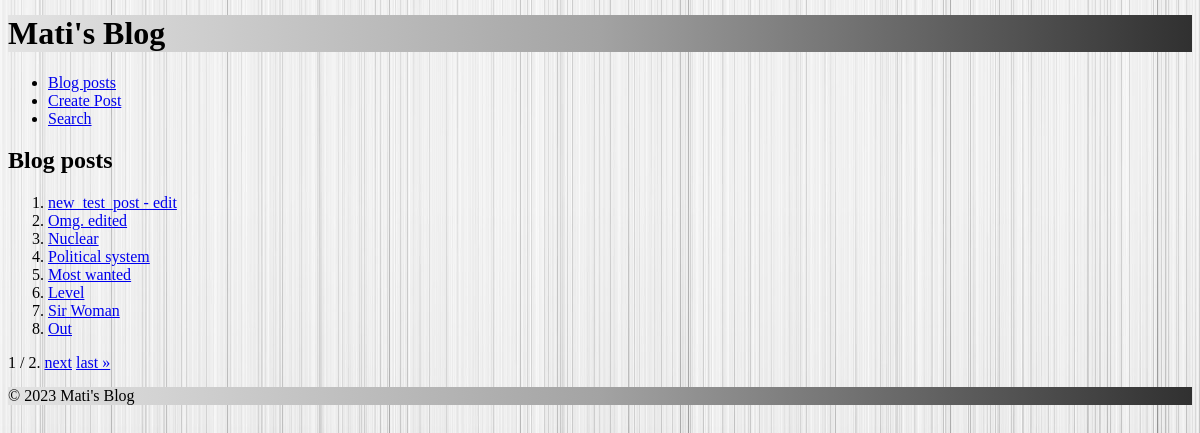
The app's page /, older data.
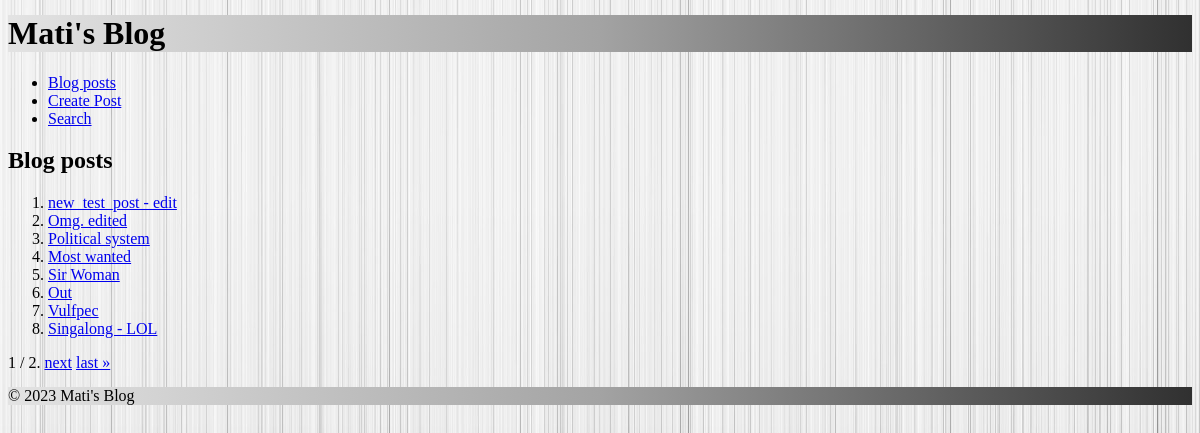
The same page, newer data.
### blog/models.py (models this page shows, shortened)
class Post(models.Model):
    title = models.CharField(max_length=200)
    content = models.TextField()
    created_at = models.DateTimeField(default=timezone.now)
    updated_at = models.DateTimeField(auto_now=True)

### blog/views.py (the view)
# urls.py: path('', PostListView.as_view(), name='post_list'),
class PostListView(ListView):
    model = Post
    template_name = 'blog/post_list.html'
    context_object_name = 'posts'
    paginate_by = 8

### blog/templates/blog/post_list.html (shortened to what this page needs)
{% extends 'blog/base.html' %}
{% block content %}
<h2>Blog posts </h2>
<ol>
    {% for post in posts %}
        <li><a href="{% url 'blog:post_detail' post.pk %}">{{ post.title }}</a></li>
    {% endfor %}
</ol>
<div class="pagination">
    <span class="step-links">
        <span class="current">
            {{ page_obj.number }} / {{ page_obj.paginator.num_pages }}.
        </span>
        {% if page_obj.has_next %}
            <a href="?page={{ page_obj.next_page_number }}">next</a>
            <a href="?page={{ page_obj.paginator.num_pages }}">last &raquo;</a>
        {% endif %}
    </span>
</div>
{% endblock %}

Row changes from the older to the newer data that the page shows:
removed Post: title "Nuclear"
removed Post: title "Level"
now on this page (row unchanged): Post: title "Vulfpec"
now on this page (row unchanged): Post: title "Singalong - LOL"
